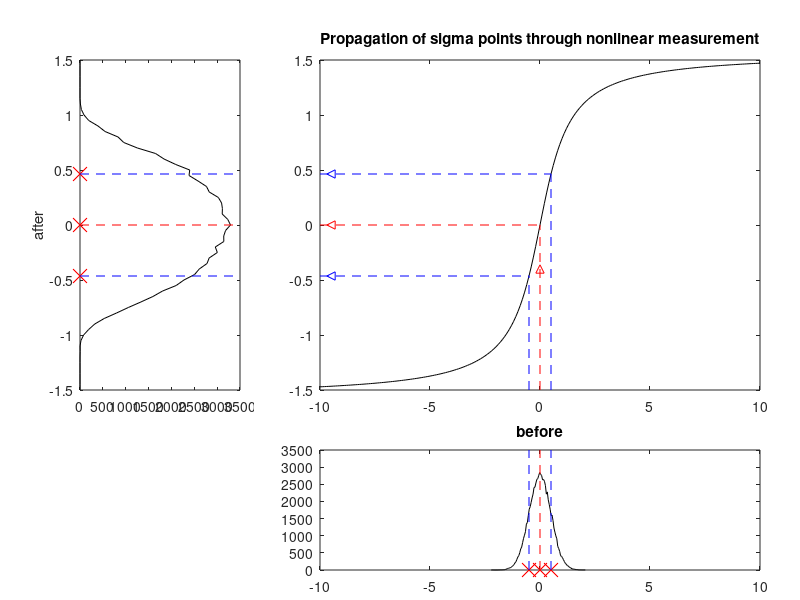

MATLAB code for this plot:
%Propagation of sigma points through nonlinearity
%
%nonlinear function
vx=-10:0.1:10;
vy=atan(vx);

%gaussian random data
Nd=80000;
bx=-1.5:0.05:1.5; %location of histogram bins
sig=0.5;
adat=sig*randn(1,Nd);
%histogram of a priori data
Nbins=100;
[ha,hax]=hist(adat,Nbins); 

%sigma points:
xs0=0; 
xs1=xs0+sig;
xs2=xs0-sig;

%propagated random data
pdat=atan(adat);
%histogram of posterior data
hpt=hist(pdat,bx); 

%measured sigma points
ys0=atan(xs0);
ys1=atan(xs1);
ys2=atan(xs2);

figure(1)
pl1=0.1; pb1=0.35; pw1=0.2; ph1=0.55;
pl2=0.4; pb2=0.05; pw2=0.55; ph2=0.2;

subplot('position',[pl1 pb1 pw1 ph1]) %left plot
plot(hpt,bx,'k'); hold on;
%sigma projections
plot(0,0,'rx','MarkerSize',10);
plot(0,ys1,'rx','MarkerSize',10);
plot(0,ys2,'rx','MarkerSize',10);
plot([0 3500],[0 0],'r--');
plot([0 3500],[ys1 ys1],'b--');
plot([0 3500],[ys2 ys2],'b--');
axis([0 3500 -1.5 1.5]);
ylabel('after');

subplot('position',[pl2 pb1 pw2 ph1]) %central plot
plot(vx,vy,'k'); hold on;
%sigma projections
plot([-10 0],[0 0],'r--',-9.5,0,'r<');
plot([0 0],[-1.5 0],'r--',0,-0.4,'r^');
plot([xs1 xs1],[-1.5 ys1],'b--');
plot([xs2 xs2],[-1.5 ys2],'b--');
plot([-10 xs1],[ys1 ys1],'b--',-9.5,ys1,'b<');
plot([-10 xs2],[ys2 ys2],'b--',-9.5,ys2,'b<');

title('Propagation of sigma points through nonlinear measurement');

subplot('position',[pl2 pb2 pw2 ph2]) %bottom plot
plot(hax,ha,'k'); hold on;
%sigma points
plot(0,0,'rx','MarkerSize',10);
plot(xs1,0,'rx','MarkerSize',10);
plot(xs2,0,'rx','MarkerSize',10);
plot([0 0],[0 3500],'r--');
plot([xs1 xs1],[0 3500],'b--');
plot([xs2 xs2],[0 3500],'b--'); 
axis([-10 10 0 3500]);
title('before');
